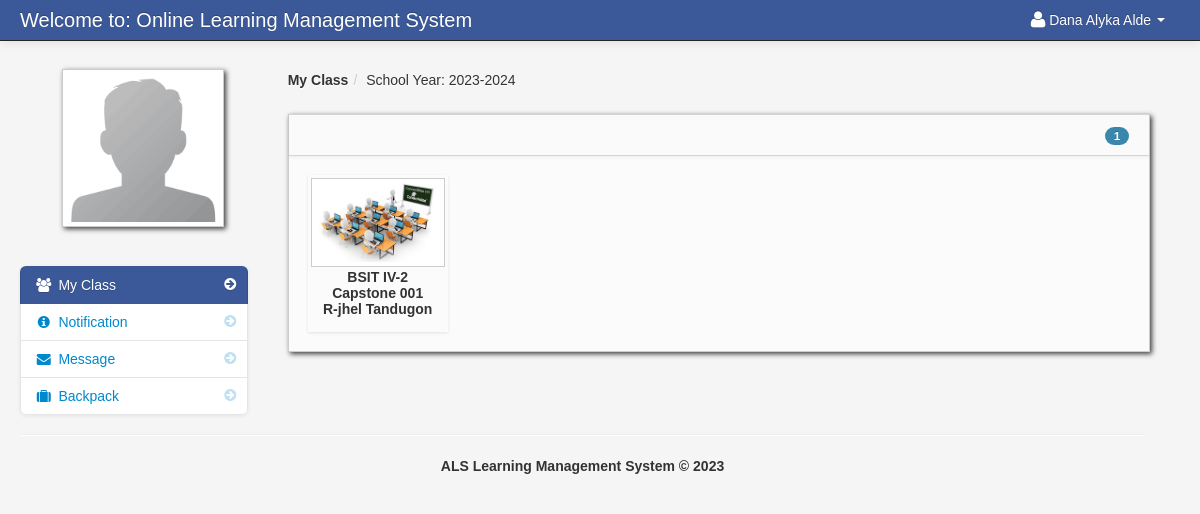
The page /dashboard_student.php (signed in) on the database its author committed.
### tables this page shows
CREATE TABLE `student` (
  `student_id` int(11) NOT NULL,
  `firstname` varchar(100) NOT NULL,
  `lastname` varchar(100) NOT NULL,
  `class_id` int(11) NOT NULL,
  `username` varchar(100) NOT NULL,
  `password` varchar(100) NOT NULL,
  `location` varchar(100) NOT NULL,
  `status` varchar(100) NOT NULL
);

CREATE TABLE `school_year` (
  `school_year_id` int(11) NOT NULL,
  `school_year` varchar(100) NOT NULL
);

CREATE TABLE `teacher_class_student` (
  `teacher_class_student_id` int(11) NOT NULL,
  `teacher_class_id` int(11) NOT NULL,
  `student_id` int(11) NOT NULL,
  `teacher_id` int(11) NOT NULL
);

CREATE TABLE `teacher_class` (
  `teacher_class_id` int(11) NOT NULL,
  `teacher_id` int(11) NOT NULL,
  `class_id` int(11) NOT NULL,
  `subject_id` int(11) NOT NULL,
  `thumbnails` varchar(100) NOT NULL,
  `school_year` varchar(100) NOT NULL
);

CREATE TABLE `class` (
  `class_id` int(11) NOT NULL,
  `class_name` varchar(100) NOT NULL
);

CREATE TABLE `subject` (
  `subject_id` int(11) NOT NULL,
  `subject_code` varchar(100) NOT NULL,
  `subject_title` varchar(100) NOT NULL,
  `category` varchar(100) NOT NULL,
  `description` longtext NOT NULL,
  `unit` int(11) NOT NULL,
  `Pre_req` varchar(100) NOT NULL,
  `semester` varchar(100) NOT NULL
);

CREATE TABLE `teacher` (
  `teacher_id` int(11) NOT NULL,
  `username` varchar(100) NOT NULL,
  `password` varchar(200) NOT NULL,
  `firstname` varchar(100) NOT NULL,
  `lastname` varchar(100) NOT NULL,
  `department_id` int(11) NOT NULL,
  `location` varchar(200) NOT NULL,
  `about` varchar(500) NOT NULL,
  `teacher_status` varchar(20) NOT NULL,
  `teacher_stat` varchar(100) NOT NULL
);

### session.php (called while the page is built, shortened)
<?php
$session_id=$_SESSION['id'];
?>

### dashboard_student.php (the view, shortened to what this page needs)
<?php include('header_dashboard.php'); ?>
<?php include('session.php'); ?>
    <body>
		<?php include('navbar_student.php'); ?>
        <div class="container-fluid">
            <div class="row-fluid">
				<?php include('student_sidebar.php'); ?>
                <div class="span9" id="content">
                     <div class="row-fluid">
					     <ul class="breadcrumb">
						<?php
						$school_year_query = mysqli_query($conn,"select * from school_year order by school_year DESC")or die(mysqli_error());
						$school_year_query_row = mysqli_fetch_array($school_year_query);
						$school_year = $school_year_query_row['school_year'];
						?>
							<li><a href="#"><b>My Class</b></a><span class="divider">/</span></li>
							<li><a href="#">School Year: <?php echo $school_year_query_row['school_year']; ?></a></li>
						</ul>
                        <div class="block">
                            <div class="navbar navbar-inner block-header">
                                <div id="" class="muted pull-right">
									<?php $query = mysqli_query($conn,"select * from teacher_class_student
														LEFT JOIN teacher_class ON teacher_class.teacher_class_id = teacher_class_student.teacher_class_id
														LEFT JOIN class ON class.class_id = teacher_class.class_id
														LEFT JOIN subject ON subject.subject_id = teacher_class.subject_id
														LEFT JOIN teacher ON teacher.teacher_id = teacher_class.teacher_id
														where student_id = '$session_id' and school_year = '$school_year'
														")or die(mysqli_error());
														$count = mysqli_num_rows($query);
									?>
												<span class="badge badge-info"><?php echo $count; ?></span>
								</div>
                            </div>
                            <div class="block-content collapse in">
                                <div class="span12">
  										<ul	 id="da-thumbs" class="da-thumbs">
													<?php
														if ($count != '0'){
														while($row = mysqli_fetch_array($query)){
														$id = $row['teacher_class_id'];
													?>
											<li>
												<a href="my_classmates.php<?php echo '?id='.$id; ?>">
														<img src ="<?php echo $row['thumbnails'] ?>" width="124" height="140" class="img-polaroid">
												</a>
												<p class="class"><?php echo $row['class_name']; ?></p>
												<p class="subject"><?php echo $row['subject_code']; ?></p>
												<p class="subject"><?php echo $row['firstname']." ".$row['lastname']?></p>
											</li>
									<?php }}else{ ?>
									<div class="alert alert-info"><i class="icon-info-sign"></i> You are currently not enroll to your class</div>
									<?php } ?>
									</ul>
                                </div>
                            </div>
                        </div>
                    </div>
                </div>
            </div>
		<?php include('footer.php'); ?>
        </div>
		<?php include('script.php'); ?>
    </body>
</html>

### navbar_student.php (shortened to what this page needs)
<div class="navbar navbar-fixed-top navbar-inverse">
        <div class="navbar-inner">
            <div class="container-fluid">
                <a class="brand" href="#">Welcome to: Online Learning Management System</a>
					<div class="nav-collapse collapse">
						<ul class="nav pull-right">
							<?php $query= mysqli_query($conn,"select * from student where student_id = '$session_id'")or die(mysqli_error());
									$row = mysqli_fetch_array($query);
							?>
							<li class="dropdown">
								<a href="#" role="button" class="dropdown-toggle" data-toggle="dropdown"> <i class="icon-user icon-large"></i><?php echo $row['firstname']." ".$row['lastname'];  ?> <i class="caret"></i></a>
							</li>
						</ul>
					</div>
            </div>
        </div>
</div>

### student_sidebar.php (shortened to what this page needs)
<div class="span3" id="sidebar">
					<img id="avatar" class="img-polaroid" src="admin/<?php echo $row['location']; ?>">
		<ul class="nav nav-list bs-docs-sidenav nav-collapse collapse">
			<li class="active"><a href="dashboard_student.php"><i class="icon-chevron-right"></i><i class="icon-group"></i>&nbsp;My Class</a></li>
			<li class="">
				<a href="student_notification.php"><i class="icon-chevron-right"></i><i class="icon-info-sign"></i>&nbsp;Notification
				</a>
			</li>
			<li class="">
			<a href="student_message.php"><i class="icon-chevron-right"></i><i class="icon-envelope-alt"></i>&nbsp;Message
			</a>
			</li>
			 <li class=""><a href="backpack.php"><i class="icon-chevron-right"></i><i class="icon-suitcase"></i>&nbsp;Backpack</a></li>
		</ul>
</div>

### admin/assets/styles.css (style rules this page uses)
body { padding-top: 60px; padding-bottom: 40px; background-color: #f5f5f5; }
#content { margin-left:0px; }
.breadcrumb { margin: 0 0 0px; padding: 10px 0px; background-color: transparent; }
.block { background: url("../images/pixel-60fff.png") repeat scroll 0 0 rgba(0, 0, 0, 0) !important; border: 1px solid #ccc; background: white; margin: 1em 0em; border-top: none; -webkit-box-shadow: 2px 2px 5px rgba(0, 0, 6, 0.75); -moz-box-shadow: 2px 2px 5px rgba(0, 0, 6, 0.75); box-shadow: 2px 2px 5px rgba(0, 0, 6, 0.75); }
.block-content { margin: 1em; min-height: .25em; }
.block-header { margin-bottom: 0px; border-right: none; border-left: none; -webkit-border-radius: 0px; -moz-border-radius: 0px; border-radius: 0px; }
.block-header div { padding-top: 10px; }
.bs-docs-sidenav { max-width: 228px; margin: 30px 0 0; padding: 0; background-color: #fff; -webkit-border-radius: 6px; -moz-border-radius: 6px; border-radius: 6px; -webkit-box-shadow: 0 1px 4px rgba(0,0,0,.065); -moz-box-shadow: 0 1px 4px rgba(0,0,0,.065); box-shadow: 0 1px 4px rgba(0,0,0,.065); }
.bs-docs-sidenav > li > a { display: block; width: 190px \9; margin: 0 0 -1px; padding: 8px 14px; border: 1px solid #e5e5e5; }
.bs-docs-sidenav > li:first-child > a { -webkit-border-radius: 6px 6px 0 0; -moz-border-radius: 6px 6px 0 0; border-radius: 6px 6px 0 0; }
.bs-docs-sidenav > li:last-child > a { -webkit-border-radius: 0 0 6px 6px; -moz-border-radius: 0 0 6px 6px; border-radius: 0 0 6px 6px; }
.bs-docs-sidenav > .active > a { position: relative; z-index: 2; padding: 9px 15px; border: 0; text-shadow: 0 1px 0 rgba(0,0,0,.15); -webkit-box-shadow: inset 1px 0 0 rgba(0,0,0,.1), inset -1px 0 0 rgba(0,0,0,.1); -moz-box-shadow: inset 1px 0 0 rgba(0,0,0,.1), inset -1px 0 0 rgba(0,0,0,.1); box-shadow: inset 1px 0 0 rgba(0,0,0,.1), inset -1px 0 0 rgba(0,0,0,.1); }
.bs-docs-sidenav .icon-chevron-right { float: right; margin-top: 2px; margin-right: -6px; opacity: .25; }
.bs-docs-sidenav .active .icon-chevron-right, .bs-docs-sidenav .active a:hover .icon-chevron-right { opacity: 1; }

### admin/assets/style.css (style rules this page uses)
.da-thumbs { float: left; list-style: none outside none; margin: 0; padding: 0; position: relative; }
.da-thumbs li { float: left; margin: 5px; padding: 3px; position: relative; box-shadow: 0 1px 3px rgba(0,0,0,0.1); }
.da-thumbs li a, .da-thumbs li a img { display: block; position: relative; }
.da-thumbs li a { overflow: hidden; }
.class { font-family: helvetica !important; font-weight: bold; text-align: center; }
.subject { font-family: helvetica !important; font-weight: bold; text-align: center; margin-top: -14px; }

### rows shown on the page
student: firstname "Dana Alyka", lastname "Alde", location (placeholder picture)
school_year: school_year "2023-2024"
teacher_class_student: teacher_class.thumbnails (picture), class.class_name "BSIT IV-2", subject.subject_code "Capstone 001", teacher.firstname "R-jhel", teacher.lastname "Tandugon"

### other values the page prints
$count "1"
